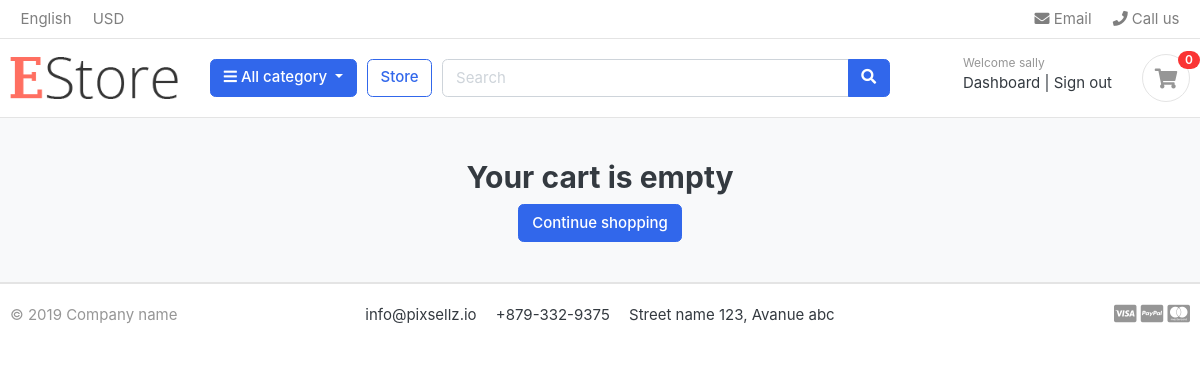
Page /cart/ (signed in) on the earlier database version.
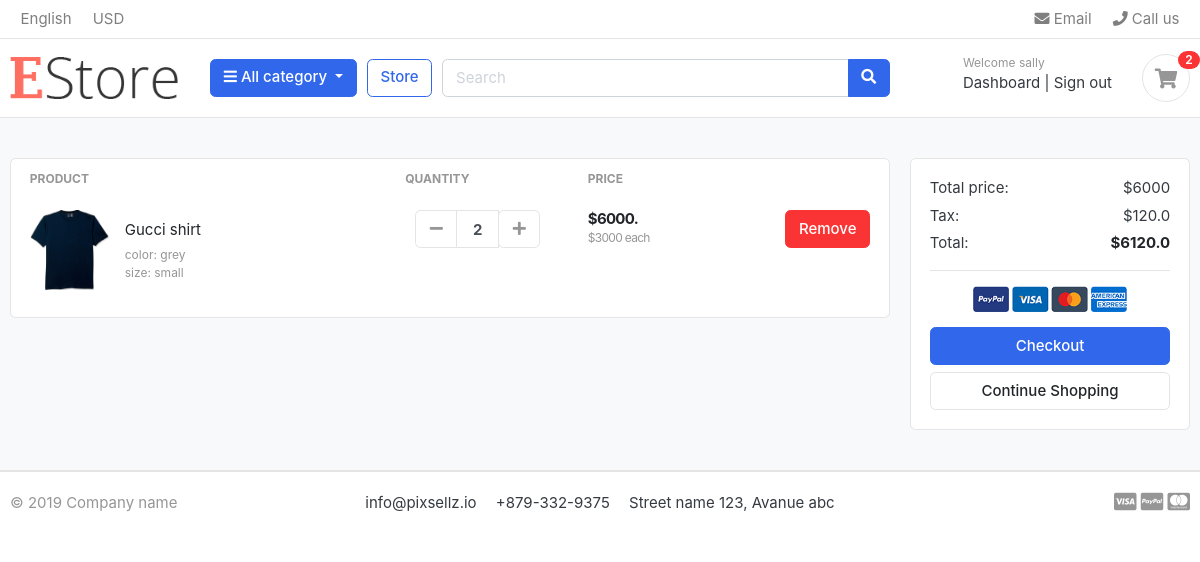
Same page on the later database version.
### cart/models.py (models this page shows, shortened)
class Cart_item(models.Model):
    user=models.ForeignKey(Account, on_delete=models.CASCADE, null=True)
    product=models.ForeignKey(Product, on_delete=models.CASCADE)
    variation=models.ManyToManyField(Variation, blank=True)
    cart=models.ForeignKey(Cart, on_delete=models.CASCADE, null=True)
    quantity=models.IntegerField()
    is_active=models.BooleanField(default=True)
    def sub_total(self):
        return self.product.price*self.quantity

### store/models.py (models this page shows, shortened)
class Product(models.Model):
    product_name = models.CharField(max_length=200, unique=True)
    slug= models.SlugField(max_length=200, unique=True)
    description = models.TextField(blank=True)
    price=models.IntegerField()
    images=models.ImageField(upload_to='photos/products')
    stock=models.IntegerField()
    is_available=models.BooleanField(default=True)
    category= models.ForeignKey(Category, on_delete=models.CASCADE)
    created_date=models.DateTimeField(auto_now_add=True)
    modified_date=models.DateField(auto_now=True)
    def get_url(self):
        return reverse ('product_details', args=[self.category.slug,self.slug])

class Variation(models.Model):
    product=models.ForeignKey(Product,on_delete=models.CASCADE)
    variation_category=models.CharField(max_length=500, choices=variation_category_choice)
    variation_value=models.CharField(max_length=60)
    is_active=models.BooleanField(default=True)
    created_date=models.DateTimeField(auto_now_add=True)
    objects=VariationManager()

### cart/views.py (the view)
# urls.py: path('cart/',include('cart.urls')),
def cart(request, total=0, quantity=0, cart_items=None):
    try:
        tax=0
        grand_total=0
        if request.user.is_authenticated:
            cart_items=Cart_item.objects.filter(user=request.user, is_active=True)
        else:
            cart=Cart.objects.get(cart_id=_cart_id(request))
            cart_items=Cart_item.objects.filter(cart=cart, is_active=True)
        for cart_item in cart_items:
            total+=cart_item.product.price*cart_item.quantity
            quantity+=cart_item.quantity
        tax=2*total/100
        grand_total=tax+total
    except ObjectDoesNotExist:
        pass
    context={
        'total':total,
        'quantity':quantity,
        'cart_items':cart_items,
        'grand_total':grand_total,
        'tax':tax
    }
    return render(request, 'cart.html', context)

### cart/context_processor.py (called while the page is built)
def counter(request):
    count=0
    if 'admin' in request.path:
        return {}
    else:
        try:
            cart=Cart.objects.filter(cart_id=_cart_id(request))
            if request.user.is_authenticated:
                print(request.user.is_authenticated)
                cart_items=Cart_item.objects.all().filter(user=request.user)
            else:
                cart_items=Cart_item.objects.all().filter(cart=cart[:1])
            for cart_item in cart_items:
                count+=cart_item.quantity
        except ObjectDoesNotExist:
            count=0
        return dict(count=count)

### cart/views.py (called while the page is built)
def _cart_id(request):
    cart = request.session.session_key
    if not cart:
        cart = request.session.create()
    return cart

### category/context_processors.py (called while the page is built)
def menu_links(request):
    links=Category.objects.all()
    return dict(links=links)

### category/models.py (called while the page is built)
    def get_url(self):
        return reverse ('store_category', args=[self.slug])

### templates/cart.html (shortened to what this page needs)
{% extends 'base.html' %}
{% block content %}
{% load static %}
<section class="section-content padding-y bg">
<div class="container">
{% if not cart_items %}
<h2 class='text-center'>Your cart is empty</h2>
<div class='text-center'>
 <a href="{% url 'store' %}" class="btn btn-primary">Continue shopping</a>
</div>
{% else %}
<div class="row">
	<aside class="col-lg-9">
<div class="card">
<table class="table table-borderless table-shopping-cart">
<thead class="text-muted">
<tr class="small text-uppercase">
  <th scope="col">Product</th>
  <th scope="col" width="120">Quantity</th>
  <th scope="col" width="120">Price</th>
  <th scope="col" class="text-right" width="200"> </th>
</tr>
</thead>
<tbody>
{% for cart_item in cart_items%}
<tr>
	<td>
		<figure class="itemside align-items-center">
			<div class="aside"><img src="{{cart_item.product.images.url}}" class="img-sm"></div>
			<figcaption class="info">
				<a href="{{cart_item.product.get_url}}" class="title text-dark">{{ cart_item.product.product_name }}</a>
				{% if cart_item.variation.all %}
				{% for item in cart_item.variation.all %}
				<p class="text-muted small">{{item.variation_category}}: {{item.variation_value}}<br> </p>
				{% endfor %}
				{% endif %}
			</figcaption>
		</figure>
	</td>
	<td>
					<div class="col">
						<div class="input-group input-spinner">
							<div class="input-group-prepend">
							<a href="{% url 'remove_cart' cart_item.product.id cart_item.id %}" class="btn btn-light" type="button" id="button-plus"> <i class="fa fa-minus"></i> </a>
							</div>
							<input type="text" class="form-control"  value="{{cart_item.quantity}}">
							<div class="input-group-append">
							<form action="{% url 'add_to_cart' cart_item.product.id %}" method="POST">
							<button  class="btn btn-light" type="submit" id="button-minus"> <i class="fa fa-plus"></i> </button>
							</form>
							</div>
						</div>
					</div>
	</td>
	<td>
		<div class="price-wrap">
			<var class="price">${{cart_item.sub_total}}.</var>
			<small class="text-muted"> ${{cart_item.product.price}} each </small>
		</div>
	</td>
	<td class="text-right">
	<a href="{% url 'remove_cart_item' cart_item.product.id cart_item.id %}" class="btn btn-danger"> Remove</a>
	</td>
</tr>
{% endfor %}
</tbody>
</table>
</div>
	</aside>
	<aside class="col-lg-3">
		<div class="card">
		<div class="card-body">
			<dl class="dlist-align">
			  <dt>Total price:</dt>
			  <dd class="text-right">${{total}}</dd>
			</dl>
			<dl class="dlist-align">
			  <dt>Tax:</dt>
			  <dd class="text-right"> ${{tax}}</dd>
			</dl>
			<dl class="dlist-align">
			  <dt>Total:</dt>
			  <dd class="text-right text-dark b"><strong>${{grand_total}}</strong></dd>
			</dl>
			<hr>
			<p class="text-center mb-3">
				<img src="{% static "./images/misc/payments.png" %}" height="26">
			</p>
			<a href="{% url "checkout" %}" class="btn btn-primary btn-block"> Checkout </a>
			<a href="{% url 'store' %}" class="btn btn-light btn-block">Continue Shopping</a>
		</div>
		</div>
</aside>
</div>
{% endif %}
</div>
</section>
</body>
</html>
{% endblock %}

### templates/includes/navbar.html (shortened to what this page needs)
{% load static %}
<header class="section-header">
<nav class="navbar p-md-0 navbar-expand-sm navbar-light border-bottom">
<div class="container">
  <div class="collapse navbar-collapse" id="navbarTop4">
    <ul class="navbar-nav mr-auto">
    	<li class="nav-item dropdown">
		 	<a href="#" class="nav-link">   English </a>
		</li>
		<li class="nav-item dropdown">
			<a href="#" class="nav-link"> USD </a>
		</li>
    </ul>
    <ul class="navbar-nav">
		<li><a href="#" class="nav-link"> <i class="fa fa-envelope"></i> Email </a></li>
		<li><a href="#" class="nav-link"> <i class="fa fa-phone"></i> Call us </a></li>
	</ul>
  </div>
</div>
</nav>
<section class="header-main border-bottom">
	<div class="container">
<div class="row align-items-center">
	<div class="col-lg-2 col-md-3 col-6">
		<a href="{% url 'home' %}" class="brand-wrap">
			<img class="logo" src="{% static './images/hi.png' %}">
		</a>
	</div>
	<div class="col-lg col-sm col-md col-6 flex-grow-0">
		<div class="category-wrap dropdown d-inline-block float-right">
			<button type="button" class="btn btn-primary dropdown-toggle" data-toggle="dropdown">
				<i class="fa fa-bars"></i> All category
			</button>
		</div>
	</div>
	<a href="{% url 'store' %}" class="btn btn-outline-primary">Store</a>
	<div class="col-lg  col-md-6 col-sm-12 col">
		<form action="{% url 'search' %}" class="search">
			<div class="input-group w-100">
			    <input type="text" class="form-control" style="width:60%;" placeholder="Search" name='keyword'>
			    <div class="input-group-append">
			      <button class="btn btn-primary" type="submit">
			        <i class="fa fa-search"></i>
			      </button>
			    </div>
		    </div>
		</form>
	</div>
	<div class="col-lg-3 col-sm-6 col-8 order-2 order-lg-3">
				<div class="d-flex justify-content-end mb-3 mb-lg-0">
				{% if user.id is None %}
					<div class="widget-header">
						<small class="title text-muted">Welcome guest!</small>
						<div>
							<a href="{% url 'signin' %}">Sign in</a> <span class="dark-transp"> | </span>
							<a href="{% url 'register' %}"> Register</a>
						</div>
					</div>
					{% else %}
					<div class="widget-header">
						<small class="title text-muted">Welcome {{user.first_name}}</small>
						<div>
							<a href="{% url 'dashboard' %}">Dashboard</a> <span class="dark-transp"> | </span>
							<a href="{% url 'logout' %}">Sign out</a>
						</div>
					</div>
					{% endif %}
					<a href="{% url 'cart' %}" class="widget-header pl-3 ml-3">
						<div class="icon icon-sm rounded-circle border"><i class="fa fa-shopping-cart"></i></div>
						<span class="badge badge-pill badge-danger notify">{{count}}</span>
					</a>
				</div>
			</div>
</div>
	</div>
</section>
</header>

Differences in the rows shown:
added Cart_item: product.images (picture), product.product_name "Gucci shirt", quantity "2", sub_total "6000", product.price "3000"
now on this page (row unchanged): Variation: variation_category "color", variation_value "grey"
now on this page (row unchanged): Variation: variation_category "size", variation_value "small"
Other differences:
{{ count }}: "0" → "2"
{{ total }}: (not shown) → "6000"
{{ tax }}: (not shown) → "120.0"
{{ grand_total }}: (not shown) → "6120.0"
text no longer shown: "Your cart is empty Continue shopping"
text now shown: "PRODUCT QUANTITY PRICE Total price: $ Tax: $ Total: $ Checkout Continue Shopping"
